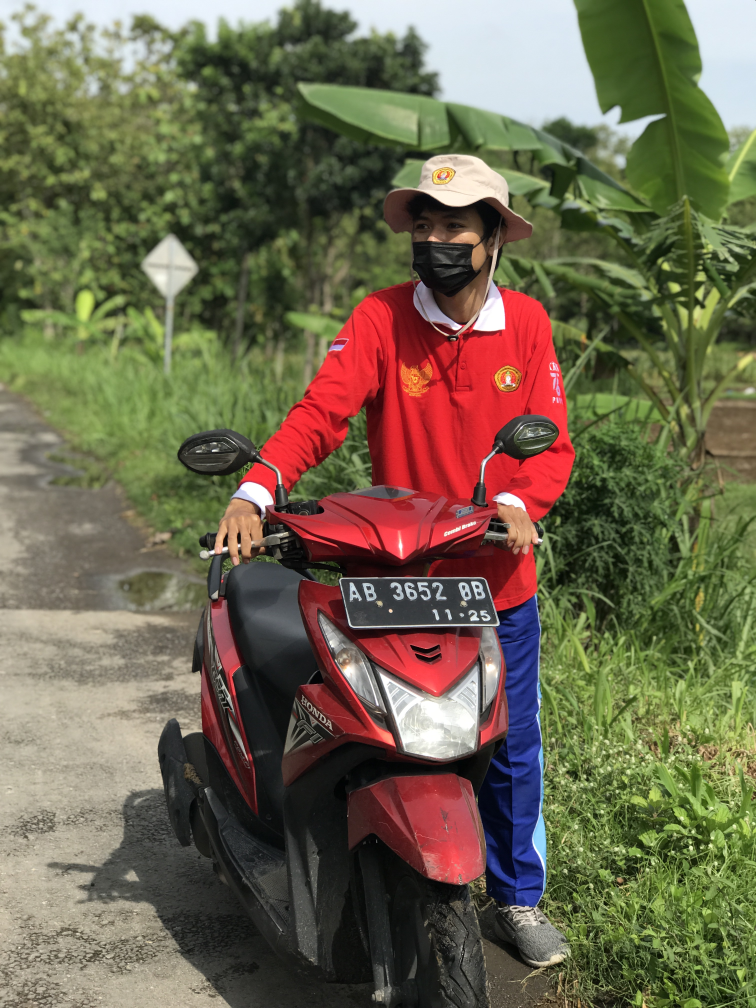
#> input picture ndr.JPG, 3024 x 4032 px (shown at 1/4 size)
$ python -i Regina.py   (imports and definitions only)
#> lines starting #> are read from the running program, lines starting #| are printed output that depends on the picture
#> further down, picture is the input picture: shape (4032, 3024, 3); mean B, G, R 79, 102.4, 110.6
import cv2
import numpy as np

class Regina:
    def __init__(self, image):
        self.image = image

    def update_img(self, image):
        self.image = image

    # [13 lines left out: functions menu, show_img, not called in this run]

    def describe(self):
        print(self.image.shape)

    def sketching(self):
        grey_img = cv2.cvtColor(self.image, cv2.COLOR_BGR2GRAY)
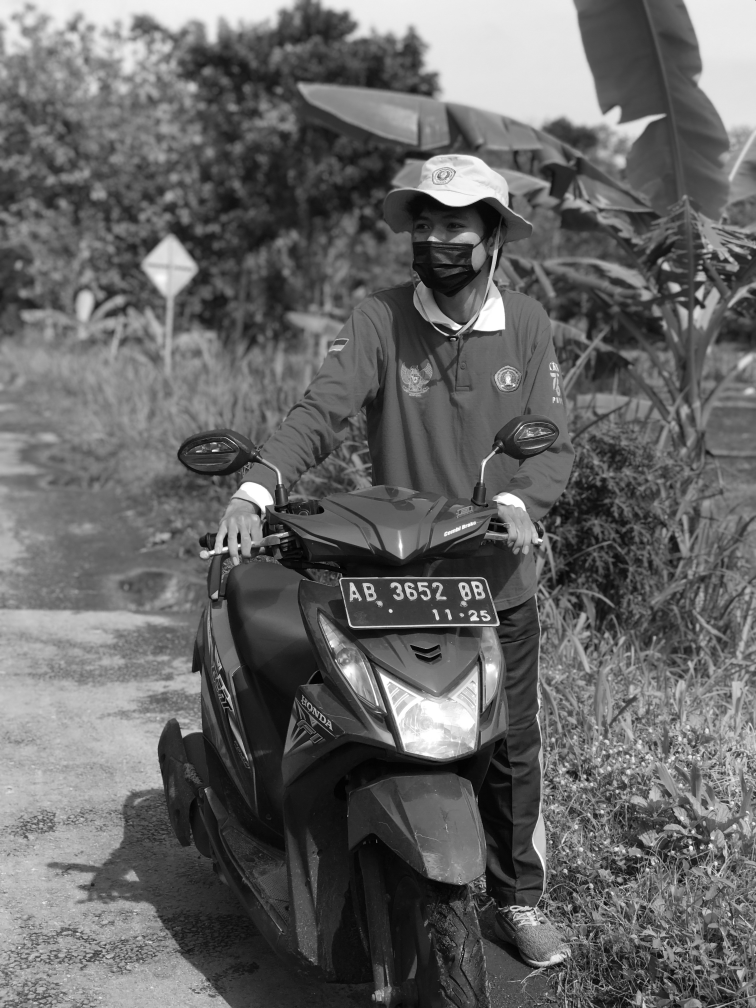
#> grey_img: shape (4032, 3024) (shown at 1/4 size); min 0, max 255, mean 102.1
        invert_img = cv2.bitwise_not(grey_img)
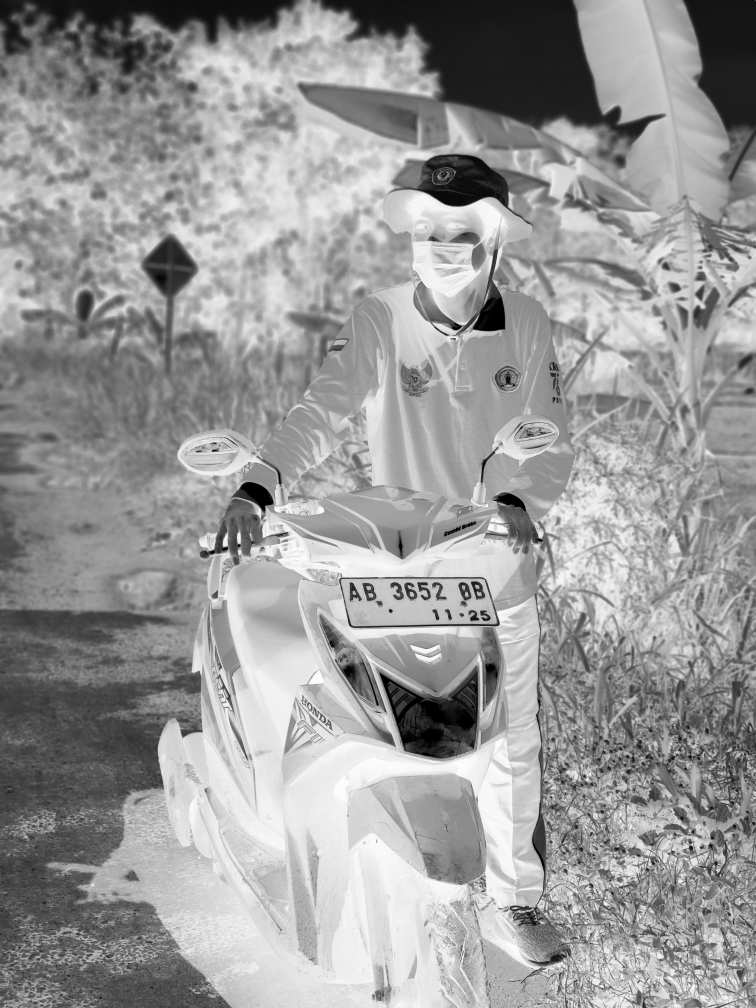
#> invert_img: shape (4032, 3024) (shown at 1/4 size); min 0, max 255, mean 152.9
        blur_img = cv2.GaussianBlur(invert_img, (21, 21), 0)
        inverted_blur_img = cv2.bitwise_not(blur_img)
        sketch_img = cv2.divide(grey_img, inverted_blur_img, scale=256.0)
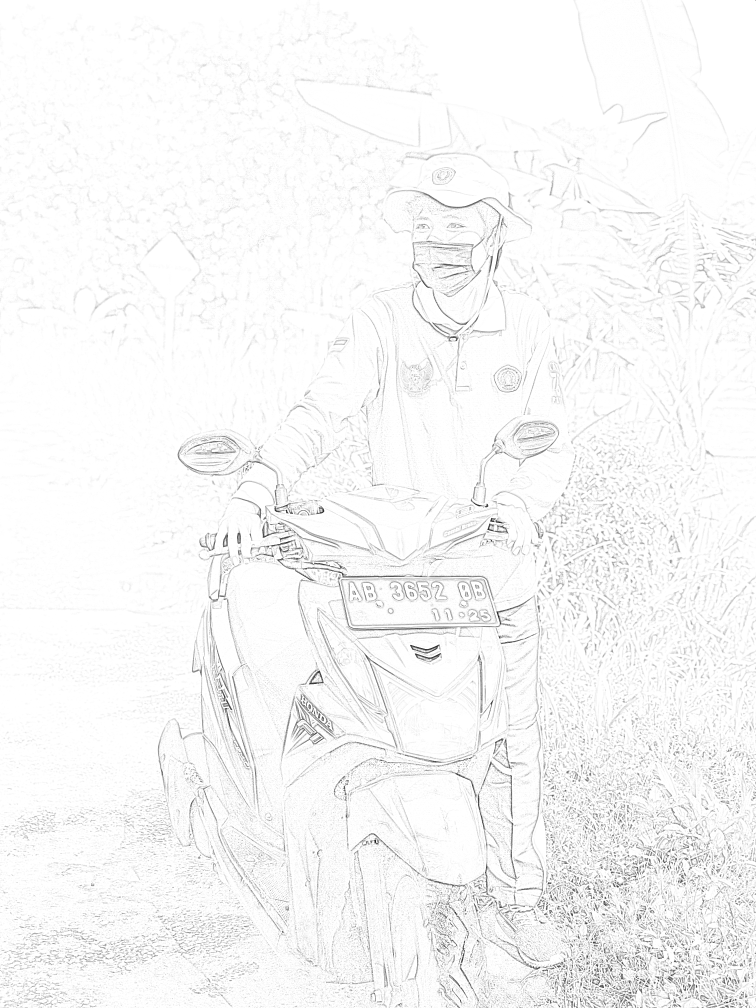
#> sketch_img: shape (4032, 3024) (shown at 1/4 size); min 0, max 255, mean 246.9
        return sketch_img

    # [30 lines left out: functions blurring, equalizationing, resizing, not called in this run]

# [11 lines of commented-out code are left out]

>>> import cv2
>>> picture = cv2.imread('ndr.JPG')
>>> result = Regina(picture).sketching()
